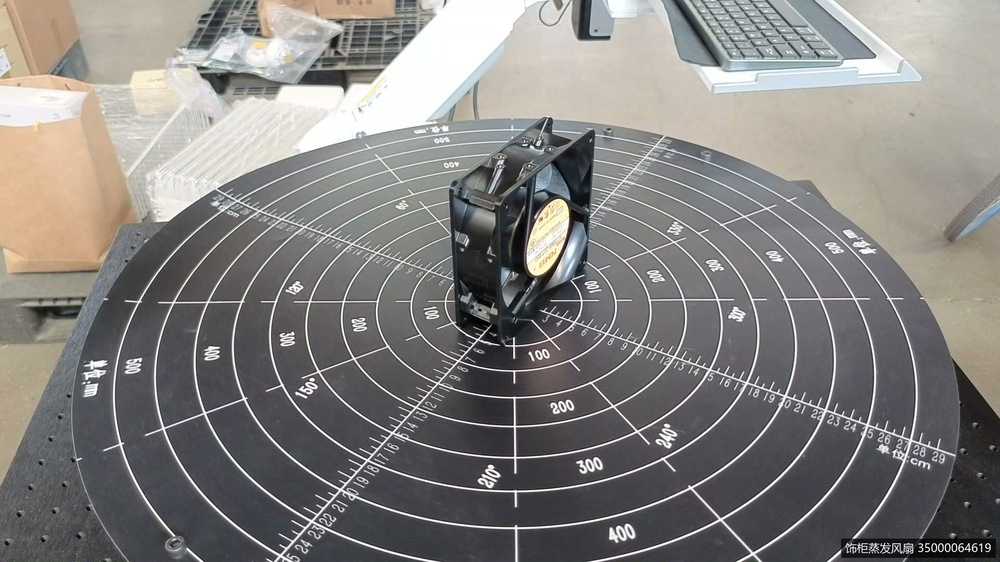
#> input picture .superpowers/brainstorm/233474-1787557077/content/source-photo.png, 1000 x 562 px, shrunk from 1920 x 1080 before the run; its folder holds only this picture in this run
$ python -i image_loader.py   (imports and definitions only)
#> lines starting #> are read from the running program, lines starting #| are printed output that depends on the picture
### globals_vars.py
#!/usr/bin/env python3
# -*- coding: utf-8 -*-
"""
全局变量配置文件 - Bad Agent Backend v2

包含：
- 项目工作目录配置
- 日志系统配置（支持堆栈跟踪和标准化格式）
- 自动日志清理（删除半年前的日志）
- 其他全局配置变量
"""

import os
import sys
import logging
import logging.handlers
import json
import traceback
from datetime import datetime, timedelta
from pathlib import Path
from typing import Optional, Dict, Any
from dataclasses import dataclass
import threading


# =============================================================================
# 项目基础配置
# =============================================================================

# 项目根目录
PROJECT_ROOT = Path(__file__).parent.absolute()


from loguru import logger
import sys

from dotenv import load_dotenv, find_dotenv
from uuid import uuid4
from typing import Optional

# load_dotenv(".env", override=True)
load_dotenv(find_dotenv())


# 工作目录配置
@dataclass
class WorkDirectories:
    """工作目录配置类"""

    # 基础目录
    root: Path = PROJECT_ROOT

    # 数据目录
    data: Path = PROJECT_ROOT / "data"

    # 日志目录
    logs: Path = PROJECT_ROOT / "logs"
    logs_app: Path = logs / "app"
    logs_vector_db: Path = logs / "vector_db"
    logs_reconstruction: Path = logs / "reconstruction"
    logs_celery: Path = logs / "celery"

    # 模型目录
    models: Path = PROJECT_ROOT / "models"

    # 向量数据库目录
    vector_db: Path = PROJECT_ROOT / "vector_db"
    patch_tokens: Path = vector_db / "patch_tokens"

    # 文档目录
    docs: Path = PROJECT_ROOT / "docs"

    # 测试目录
    tests: Path = PROJECT_ROOT / "tests"

    # 临时目录
    temp: Path = PROJECT_ROOT / "temp"

    def __post_init__(self):
        """确保所有目录存在"""
        for directory in [
            self.data,
            self.logs, self.logs_app, self.logs_vector_db,
            self.logs_reconstruction, self.logs_celery,
            self.models,
            self.vector_db, self.patch_tokens,
            self.docs,
            self.tests,
            self.temp
        ]:
            directory.mkdir(parents=True, exist_ok=True)


# 全局工作目录实例
WORK_DIRS = WorkDirectories()


# =============================================================================
# 日志配置
# =============================================================================
logger.remove()

    # 添加控制台输出
logger.add(
    sys.stdout,
    format="<green>{time:YYYY-MM-DD HH:mm:ss}</green> | <level>{level}</level> | <cyan>{file.name}</cyan>:<cyan>{function}</cyan>:<cyan>{line}</cyan> - <level>{message}</level>",
    level="INFO"
)

# 添加文件输出
logger.add(
    str(WORK_DIRS.logs_app / "app_{time:YYYY-MM-DD}.log"),
    format="{time:YYYY-MM-DD HH:mm:ss} | {level} | {file.name}:{function}:{line} - {message}",
    rotation="00:00",  # 每天轮转
    retention="30 days",  # 保留30天
    compression="zip",  # 压缩旧日志
    level="DEBUG"
)

# 自动初始化
# [6 lines that do not run on import are left out]

### csrcqsf/biz/railwayparts/vector_db/utils/logger.py
"""
日志配置模块
"""
import logging
import os
from datetime import datetime
from globals_vars import WORK_DIRS


def setup_logger(name: str, log_dir: str = None) -> logging.Logger:
    """
    配置日志记录器

    Args:
        name: 日志记录器名称
        log_dir: 日志文件目录（默认使用 WORK_DIRS.logs_vector_db）

    Returns:
        配置好的日志记录器
    """
    # 使用统一的日志目录
    if log_dir is None:
        log_dir = str(WORK_DIRS.logs_vector_db)

    # 创建日志目录
    os.makedirs(log_dir, exist_ok=True)

    # 创建日志记录器
    logger = logging.getLogger(name)
    logger.setLevel(logging.DEBUG)

    # 避免重复添加 handler
    if logger.handlers:
        return logger

    # 控制台处理器 (INFO 级别)
    console_handler = logging.StreamHandler()
    console_handler.setLevel(logging.INFO)
    console_format = logging.Formatter(
        '%(asctime)s - %(name)s - %(levelname)s - %(message)s',
        datefmt='%H:%M:%S'
    )
    console_handler.setFormatter(console_format)

    # 文件处理器 (DEBUG 级别)
    log_file = os.path.join(log_dir, f"indexing_{datetime.now().strftime('%Y%m%d')}.log")
    file_handler = logging.FileHandler(log_file, encoding='utf-8')
    file_handler.setLevel(logging.DEBUG)
    file_format = logging.Formatter(
        '%(asctime)s - %(name)s - %(levelname)s - %(message)s',
        datefmt='%Y-%m-%d %H:%M:%S'
    )
    file_handler.setFormatter(file_format)

    # 添加处理器
    logger.addHandler(console_handler)
    logger.addHandler(file_handler)

    return logger

### csrcqsf/biz/railwayparts/vector_db/data/image_loader.py
"""
图像加载器
"""
import os
from io import BytesIO
from typing import Optional
from PIL import Image
import requests
from minio import Minio

from csrcqsf.biz.railwayparts.vector_db.utils.logger import setup_logger

logger = setup_logger(__name__)


class ImageLoader:
    """图像加载器（支持 MinIO 和本地文件系统）"""

    def __init__(
        self,
        minio_endpoint: Optional[str] = None,
        minio_access_key: Optional[str] = None,
        minio_secret_key: Optional[str] = None,
        minio_bucket: Optional[str] = None,
        minio_secure: bool = False,
        local_image_root: Optional[str] = None
    ):
        """
        初始化图像加载器

        Args:
            minio_endpoint: MinIO 服务器地址
            minio_access_key: MinIO 访问密钥
            minio_secret_key: MinIO 密钥
            minio_bucket: MinIO 存储桶
            minio_secure: 是否使用 HTTPS
            local_image_root: 本地图像根目录
        """
        self.local_image_root = local_image_root

        # 初始化 MinIO 客户端
        if minio_endpoint and minio_access_key and minio_secret_key:
            self.minio_client = Minio(
                minio_endpoint,
                access_key=minio_access_key,
                secret_key=minio_secret_key,
                secure=minio_secure
            )
            self.minio_bucket = minio_bucket
            logger.info(f"MinIO client initialized: {minio_endpoint}")
        else:
            self.minio_client = None
            logger.info("MinIO client not configured")

    def load_image(self, image_url: str) -> Optional[Image.Image]:
        """
        加载图像（自动识别来源）

        Args:
            image_url: 图像 URL

        Returns:
            PIL Image 对象，加载失败返回 None
        """
        try:
            # MinIO URL
            if image_url.startswith("minio://"):
                return self._load_from_minio(image_url)

            # HTTP/HTTPS URL
            elif image_url.startswith("http://") or image_url.startswith("https://"):
                return self._load_from_url(image_url)

            # 本地文件路径
            else:
                return self._load_from_local(image_url)

        except Exception as e:
            logger.error(f"Failed to load image from {image_url}: {e}")
            return None

    # [74 lines left out: functions _load_from_minio, _load_from_url, _load_from_local, not called in this run]

>>> import cv2
>>> picture = cv2.imread('../../../../../.superpowers/brainstorm/233474-1787557077/content/source-photo.png', cv2.IMREAD_GRAYSCALE)
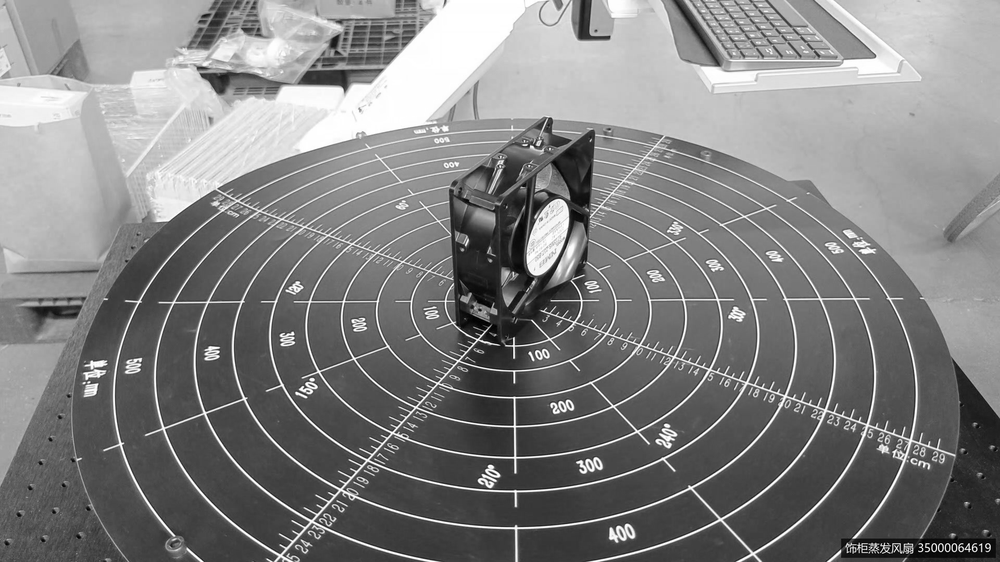
#> picture: shape (562, 1000); min 0, max 255, mean 129.6
>>> result = ImageLoader().load_image(picture)
